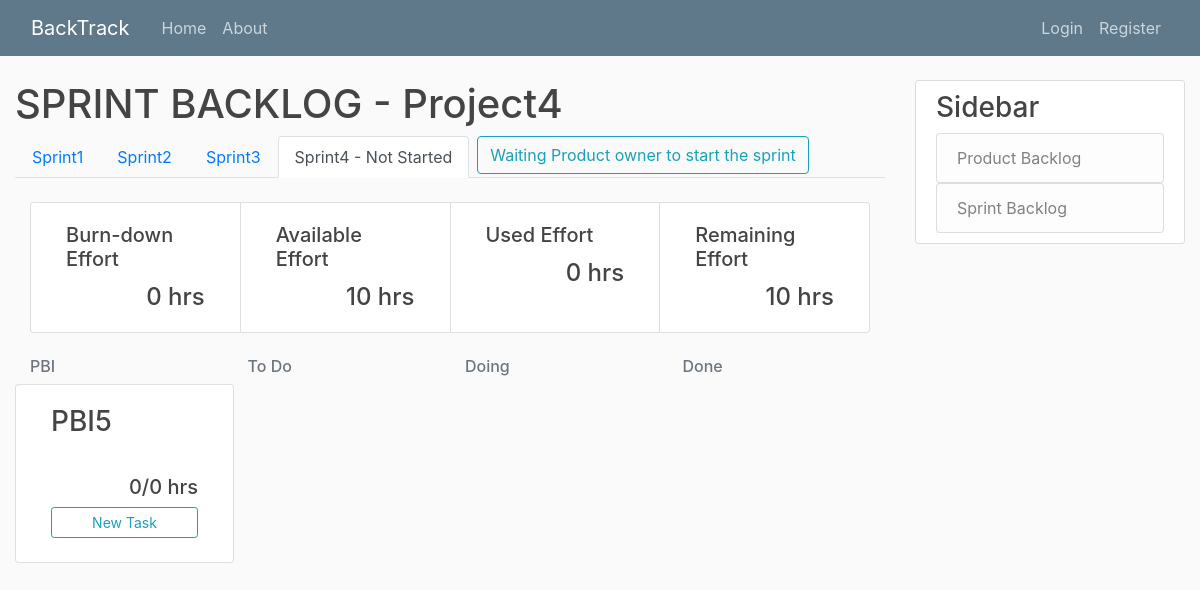
Before: /project4-sprint_9/ with the older database file.
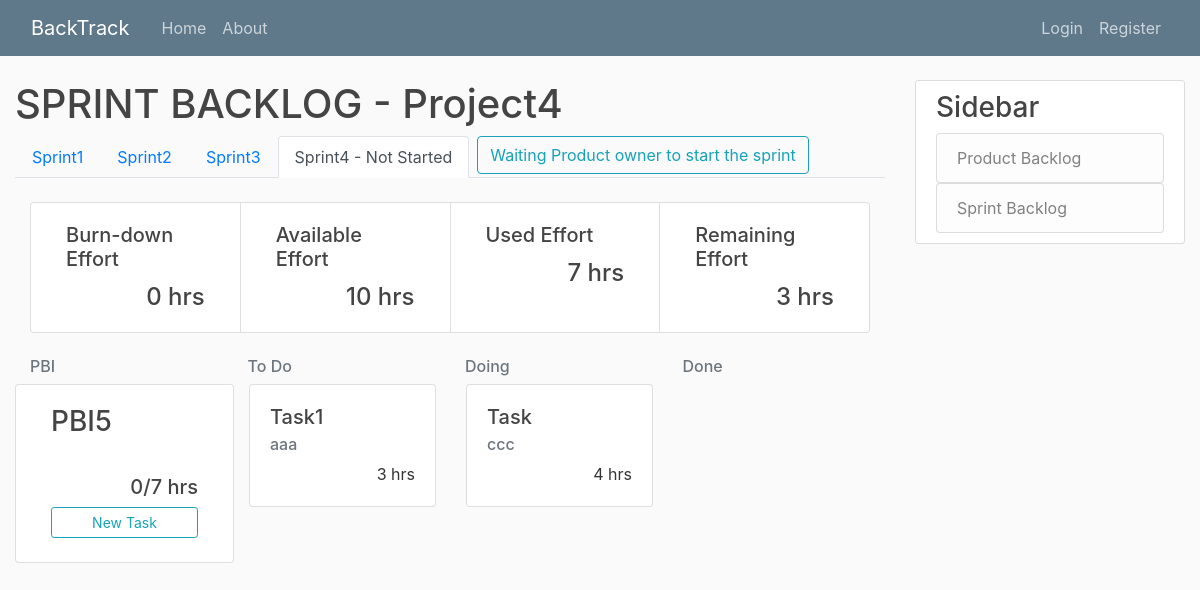
After: the same page with the newer database file.
### project/models.py (models this page shows, shortened)
class Project(models.Model):
	title = models.CharField(max_length=20, unique=True)
	details = models.TextField()
	slug = models.SlugField(unique=True, default="")

### sprintBacklog/models.py (models this page shows, shortened)
class Sprint(models.Model):
	title = models.CharField(max_length=20, default="Sprint")
	available_effort = models.IntegerField()
	start_date = models.DateField(blank=True, null=True)
	details = models.TextField(null=True)
	project = models.ForeignKey(Project, on_delete=models.CASCADE, blank=True, null=True, default=None)
	status_choice = [
		('Not Started', 'Not Started'),
		('Started', 'Started'),
		('Ended', 'Ended'),
	]
	status = models.CharField(
		max_length = 20,
		choices = status_choice,
		default ='Not Started',
	)
	def save(self, *args, **kwargs):
		number_of_sprint = Sprint.objects.filter(project=self.project).count()
		if Sprint.objects.filter(project=self.project).count() == None:
			number_of_sprint = 1
		else:
			number_of_sprint += 1
		if self not in Sprint.objects.filter(project=self.project):
			self.title = "Sprint" + str(number_of_sprint)
		super().save(*args, **kwargs)

class Task(models.Model):
	title = models.CharField(max_length=20, default="Task")
	status_choice = [
		('To Do', 'To Do'),
		('Doing', 'Doing'),
		('Done', 'Done'),
	]
	status = models.CharField(
		max_length = 5,
		choices = status_choice,
		default ='To Do',
	)
	effort = models.IntegerField("effort(hour)")
	details = models.TextField(null=True)
	sprint = models.ForeignKey(Sprint, on_delete=models.CASCADE, default=None)
	PBI = models.ForeignKey(PBI, on_delete=models.CASCADE, default=None)
	task_owner = models.ForeignKey(User, on_delete=models.SET_NULL, default=None, null=True, blank=True)

### productBacklog/models.py (models this page shows, shortened)
class PBI(models.Model):
	priority = models.IntegerField()
	title = models.CharField(max_length=20)
	status_choice = [
		('To Do', 'To Do'),
		('Doing', 'Doing'),
		('Done', 'Done'),
		('Unfinished', 'Unfinished')
	]
	status = models.CharField(
		max_length = 20,
		choices = status_choice,
		default = 'To Do',
	)
	ESP = models.IntegerField("estimated story point")
	details = models.TextField()
	project = models.ForeignKey(Project, on_delete=models.CASCADE, blank=True, null=True, default=None)
	sprint = models.ManyToManyField(Sprint) # , blank=True, null=True, default=None)

### users/models.py (models this page shows, shortened)
class User(AbstractBaseUser):
	email				=	models.EmailField(verbose_name="email",max_length=60, unique=True)
	position			=	models.CharField(
								max_length=32,
							)
	username			=	models.CharField(max_length=10,unique=True)
	date_joined			=	models.DateTimeField(verbose_name='date joined', auto_now_add = True)
	last_login			=	models.DateTimeField(verbose_name='last login', auto_now=True)
	is_admin			=	models.BooleanField(default=False)
	is_active			=	models.BooleanField(default=True)
	is_staff			=	models.BooleanField(default=False)
	is_superuser		=	models.BooleanField(default=False)
	project_id = models.ForeignKey(Project, models.SET_NULL, null=True, blank=True)
	USERNAME_FIELD	=	'email'
	REQUIRED_FIELDS	=	['username',]
	objects = MyAccountManager()
	def __str__(self):
		return self.username

### sprintBacklog/views.py (the view)
# urls.py: path('<int:sprint>/', SprintBacklogListView.as_view(), name='sprint-home'),
class SprintBacklogListView(ListView):
	model = Sprint
	template_name = 'sprintBacklog/home.html'
	context_object_name = 'sprint'
	def get_queryset(self):
		queryset = Sprint.objects.filter(project_id=self.project).order_by('pk')
		index = 1
		for s in queryset:
			s.title = "Sprint" + str(index)
			s.save()
			index += 1
		return self.sprint
	def dispatch(self, request, *args, **kwargs):
		self.project = get_object_or_404(Project, slug=kwargs['project'])
		self.sprint = Sprint.objects.get(pk=kwargs['sprint'])
		return super().dispatch(request, *args, **kwargs)
	def get_context_data(self, **kwargs):
		context = super().get_context_data(**kwargs)
		context['project'] = self.project
		context['all_sprint'] = Sprint.objects.filter(project=self.project).order_by('pk')
		context['PBI'] = PBI.objects.filter(project=self.project, status='To Do')
		context['lastSprintEnded'] = Sprint.objects.filter(project=self.project).order_by('pk').last().status == 'Ended'
		task = []
		total = 0
		completed = 0
		for p in PBI.objects.filter(sprint=self.sprint):
			todo = Task.objects.filter(sprint=self.sprint).filter(status='To Do').filter(PBI=p)
			doing = Task.objects.filter(sprint=self.sprint).filter(status='Doing').filter(PBI=p)
			done = Task.objects.filter(sprint=self.sprint).filter(status='Done').filter(PBI=p)
			todoE = todo.aggregate(Sum('effort')).get('effort__sum') if todo else 0
			doingE = doing.aggregate(Sum('effort')).get('effort__sum') if doing else 0
			doneE = done.aggregate(Sum('effort')).get('effort__sum') if done else 0
			total += doneE + doingE + todoE
			completed += doneE
			tmp = {"pbi": p,
					"todo": todo,
					"doing": doing,
					"done": done,
					"finish": doneE,
					"not_finish": doingE + todoE + doneE
					}
			task.append(tmp)
		stat = {"completed": completed,
				"available": self.sprint.available_effort,
				"used": total,
				"remaining": self.sprint.available_effort - total
				}
		context['stat'] = stat
		context['task'] = task
		return context

### templates/SprintBacklog/home.html (shortened to what this page needs)
{% extends "base.html" %}
{% block content %}
	<h1>SPRINT BACKLOG - {{ project.title }}</h1>
	<ul class="nav nav-tabs" align="right">
		{% for s in all_sprint %}
		<li class="nav-item">
			{% if s.pk == sprint.pk %}
				<a class="nav-link active" href="{% url 'sprintBacklog-detail' project.slug s.pk %}">{{ s.title }} - {{ sprint.status }}</a>
			{% else %}
				<a class="nav-link" href="{% url 'sprint-home' project.slug s.pk %}">{{ s.title }}</a>
			{% endif %}
		</li>
		{% endfor %}
		{% if sprint.status != 'Ended' %}
		<li class="nav-item">
			{% if sprint.status == 'Not Started' %}
				{%if user.position == '1'%}
					<form action="{% url 'sprintBacklog-start' project.slug sprint.pk%}"  method="POST">{% csrf_token %}
					<button class="btn btn-outline-info ml-2">Start Sprint</button>
					</form>
				{%else%}
					<a class="btn btn-outline-info ml-2" href="#">Waiting Product owner to start the sprint</a>
				{%endif%}
			{% elif sprint.status == 'Started' %}
				{%if user.position == '1'%}
					<form action="{% url 'sprintBacklog-end' project.slug sprint.pk%}"  method="POST">{% csrf_token %}
					<button class="btn btn-outline-info ml-2">End Sprint</button>
					</form>
				{%endif%}
			{% endif %}
		</li>
		{% endif %}
	</ul>
	<div class="container-fluid">
	<div class="card-group">
		<div class="col-sm card">
			<div class="card-body">
				<h5 class="card-title">Burn-down Effort</h5>
				<h4 class="card-text" style="text-align: right">{{ stat.completed }} hrs</h4>
			</div>
		</div>
		<div class="col-sm card">
			<div class="card-body">
				<h5 class="card-title">Available Effort</h5>
				<h4 class="card-text" style="text-align: right">{{ stat.available }} hrs</h4>
			</div>
		</div>
		<div class="col-sm card">
			<div class="card-body">
				<h5 class="card-title">Used Effort</h5>
				<h4 class="card-text" style="text-align: right">{{ stat.used }} hrs</h4>
			</div>
		</div>
		<div class="col-sm card">
			<div class="card-body">
				<h5 class="card-title">Remaining Effort</h5>
				<h4 class="card-text" style="text-align: right">{{ stat.remaining }} hrs</h4>
			</div>
		</div>
	</div>
	</div>
	<div class="container">
		<div class="row">
			<div class="col-md">
				<h6 class="text-muted">PBI</h6>
			</div>
			<div class="col-md">
				<h6 class="text-muted">To Do</h6>
			</div>
			<div class="col-md">
				<h6 class="text-muted">Doing</h6>
			</div>
			<div class="col-md">
				<h6 class="text-muted">Done</h6>
			</div>
		</div>
	</div>
	{% for t in task %}
	<div class="container">
		<div class="row">
			<div class="col-sm card">
				<div class="card-body d-flex flex-column">
					<a href="{% url 'productBacklog-detail' project.slug t.pbi.pk %}"><h3 class="card-title">{{ t.pbi.title }}</h3></a>
					<h5 class="card-text mt-auto" style="text-align: right">{{ t.finish }}/{{ t.not_finish }} hrs</h5>
					{% if sprint.status == "Not Started" %}
						{% if user.position != '2'%}
							<a href="{% url 'task-create' project.slug sprint.pk t.pbi.pk %}" class="btn btn-outline-info btn-sm mt-auto mb-1">New Task</a>
						{%endif%}
					{% endif %}
				</div>
			</div>
			<div class="col-md">
			{% for i in t.todo %}
				<div class="card">
					<div class="card-body">
						<a href="{% url 'task-detail' project.slug sprint.pk i.pk %}">
							<h5 class="card-title">{{ i.title }}</h5>
						</a>
						<h6 class="card-subtitle mb-2 text-muted">{{ i.task_owner }}</h6>
						<p class="card-text" style="text-align: right;">{{ i.effort }} hrs</p>
					</div>
				</div class="card">
			{% endfor %}
			</div>
			<div class="col-md">
			{% for i in t.doing %}
				<div class="card">
					<div class="card-body">
						<a href="{% url 'task-detail' project.slug sprint.pk i.pk %}">
							<h5 class="card-title">{{ i.title }}</h5>
						</a>
						<h6 class="card-subtitle mb-2 text-muted">{{ i.task_owner }}</h6>
						<p class="card-text" style="text-align: right;">{{ i.effort }} hrs</p>
					</div>
				</div class="card">
			{% endfor %}
			</div>
			<div class="col-md">
			</div>
		</div>
	</div>
	{% endfor %}
{% endblock content %}

### templates/base.html (shortened to what this page needs)
{% load static %}
<!DOCTYPE html>
<html>
<head>
	<link rel="stylesheet" href="https://stackpath.bootstrapcdn.com/bootstrap/4.3.1/css/bootstrap.min.css">
    <link rel="stylesheet" type="text/css" href="{% static 'PBI/main.css' %}">
</head>
<body>
	<header class="site-header">
	  <nav class="navbar navbar-expand-md navbar-dark bg-steel fixed-top">
	    <div class="container-fluid">
	      <a class="navbar-brand mr-4" href="{% url 'project-home'%}">BackTrack</a>
	      <div class="collapse navbar-collapse" id="navbarToggle">
	        <div class="navbar-nav mr-auto">
	          <a class="nav-item nav-link" href="{% url 'project-home'%}">Home</a>
	          <a class="nav-item nav-link" href="#">About</a>
	        </div>
	        <div class="navbar-nav">
	          {% if user.is_authenticated%}
	           		<a class="nav-item nav-link" href="{% url 'profile'%}">Profile</a>
	          		<a class="nav-item nav-link" href="{% url 'logout'%}">Logout</a>
	          {% else %}
	          		<a class="nav-item nav-link" href="{% url 'login'%}">Login</a>
	          		<a class="nav-item nav-link" href="{% url 'register'%}">Register</a>
	          {% endif %}
	        </div>
	      </div>
	    </div>
	  </nav>
	</header>
	<main role="main" class="container-fluid">
	  <div class="row">
	    <div class="col-md-9">
	      {% block content %}{% endblock %}
	    </div>
	    <div class="col-md-3">
	      <div class="content-section">
	        <h3>Sidebar</h3>
	          <ul class="list-group">
	            <a href="{% url 'productBacklog-home' project.slug %}">
	            	<li class="list-group-item list-group-item-light">Product Backlog</li>
	            </a>
	            <a href="{% url 'no-sprint' project.slug %}">
	            	<li class="list-group-item list-group-item-light">Sprint Backlog</li>
	            </a>
	          </ul>
	      </div>
	    </div>
	  </div>
	</main>
</body>
</html>

### productBacklog/static/PBI/main.css (style rules this page uses)
body { background: #fafafa; color: #333333; margin-top: 5rem; }
h1, h2, h3, h4, h5, h6 { color: #444444; }
ul { margin: 0; }
.bg-steel { background-color: #5f788a; }
.site-header .navbar-nav .nav-link { color: #cbd5db; }
.content-section { background: #ffffff; padding: 10px 20px; border: 1px solid #dddddd; border-radius: 3px; margin-bottom: 20px; }

Changed rows visible on the page:
computed for PBI "PBI5": not_finish "0" → "7"
added Task: title "Task1", task_owner "aaa", effort "3"
added Task: title "Task", task_owner "ccc", effort "4"
Other visible differences:
{{ stat.used }}: "0" → "7"
{{ stat.remaining }}: "10" → "3"
